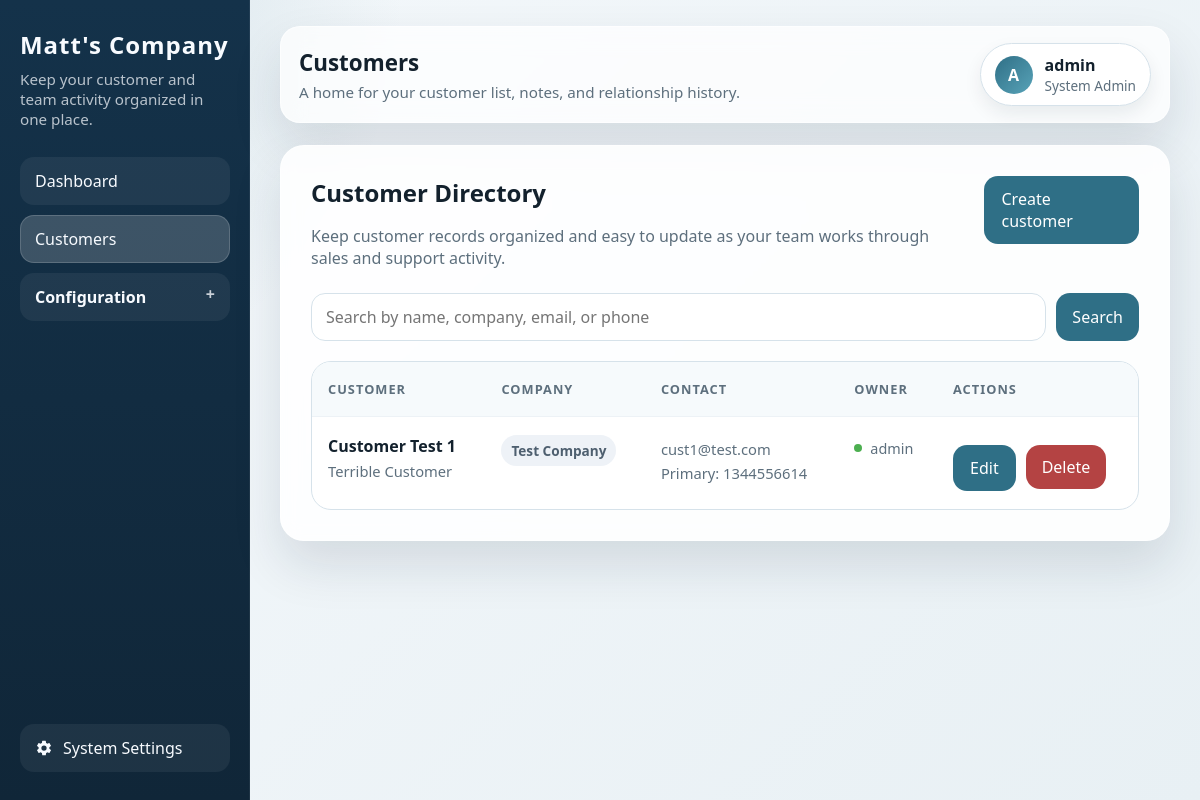
The page /customers/ (signed in) on the database as committed earlier.
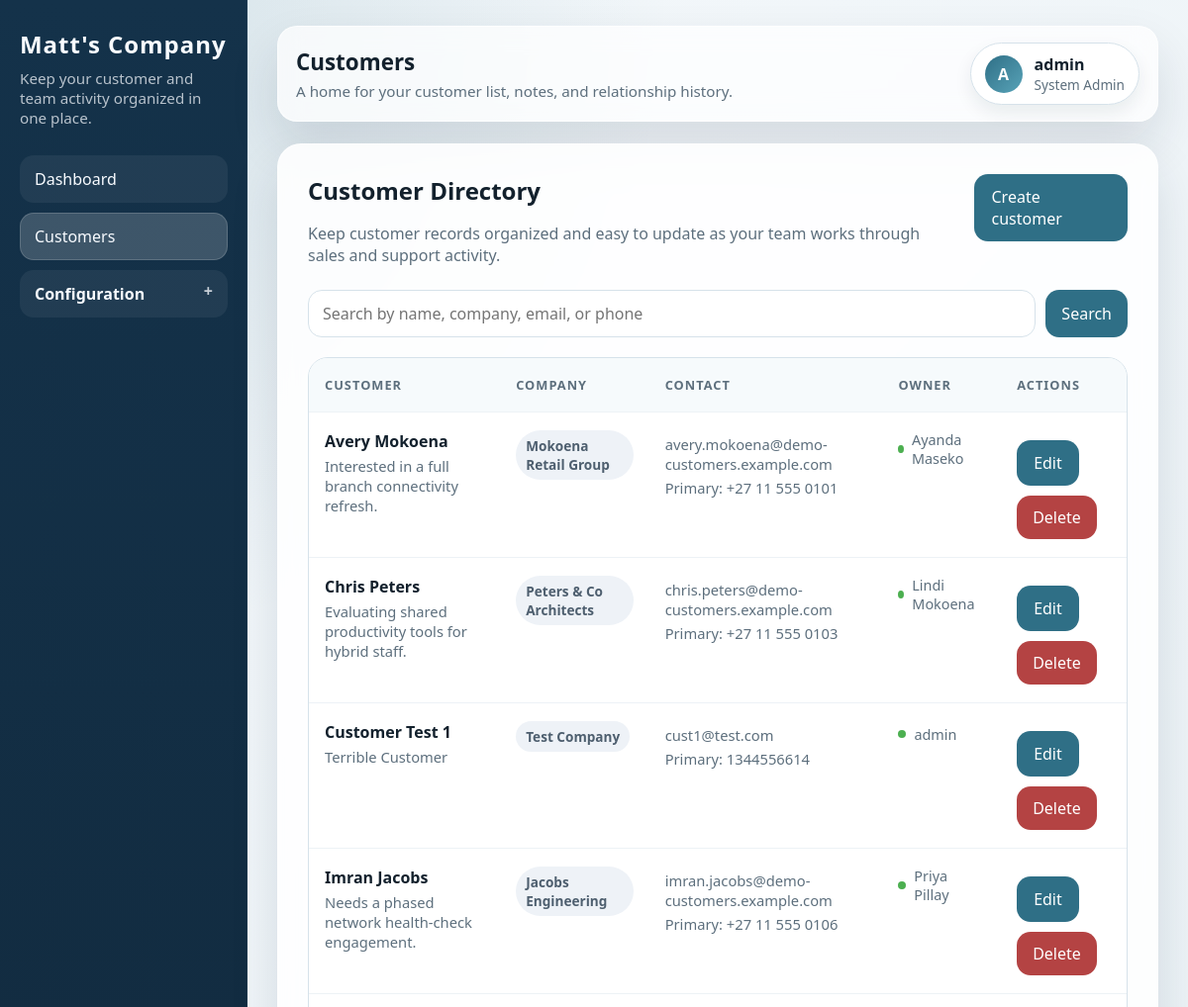
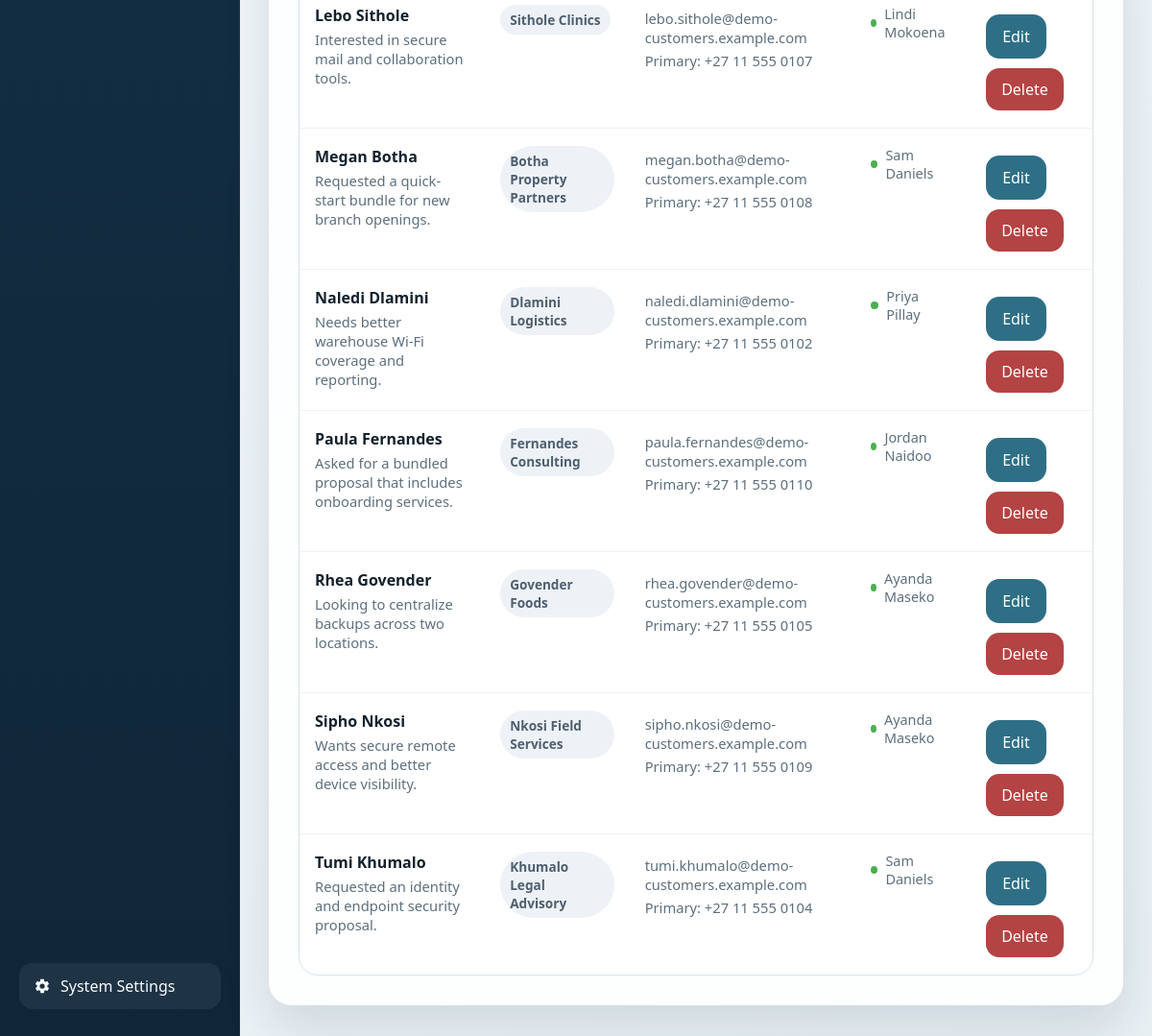
The same page on the database as committed later (2 pictures, top to bottom).
### crm/models/core.py (models this page shows, shortened)
class SystemSettings(models.Model):
    CURRENCY_ZAR = "ZAR"
    CURRENCY_USD = "USD"
    CURRENCY_EUR = "EUR"
    CURRENCY_CHOICES = (
        (CURRENCY_ZAR, "South African Rand (ZAR)"),
        (CURRENCY_USD, "US Dollar (USD)"),
        (CURRENCY_EUR, "Euro (EUR)"),
    )
    company_name = models.CharField(max_length=150, default="My CRM")
    default_currency = models.CharField(
        max_length=3,
        choices=CURRENCY_CHOICES,
        default=CURRENCY_ZAR,
    )
    class Meta:
        verbose_name = "system settings"
        verbose_name_plural = "system settings"
    @classmethod
    def get_solo(cls):
        settings, _ = cls.objects.get_or_create(pk=1)
        return settings

### crm/models/customer.py (models this page shows, shortened)
class Customer(models.Model):
    first_name = models.CharField(max_length=100)
    last_name = models.CharField(max_length=100, blank=True)
    email = models.EmailField(blank=True)
    primary_phone = models.CharField(max_length=30, blank=True)
    secondary_phone = models.CharField(max_length=30, blank=True)
    company = models.CharField(max_length=150, blank=True)
    notes = models.TextField(blank=True)
    owner = models.ForeignKey(
        get_user_model(),
        on_delete=models.SET_NULL,
        null=True,
        blank=True,
        related_name="customers",
    )
    created_at = models.DateTimeField(auto_now_add=True)
    updated_at = models.DateTimeField(auto_now=True)
    class Meta:
        ordering = ("first_name", "last_name", "id")

### crm/views/customers.py (the view, shortened to what this page needs)
# urls.py: path("customers/", customers, name="customers"),
@login_required
def customers(request):
    search_query = request.GET.get("q", "").strip()
    existing_customers = Customer.objects.select_related("owner").all()
    existing_customers = existing_customers.order_by(
        Lower("first_name"),
        Lower("last_name"),
        "id",
    )
    return render(
        request,
        "crm/customers.html",
        {
            "existing_customers": existing_customers,
            "search_query": search_query,
        },
    )

### crm/authz/access.py (called while the page is built)
def can_manage_configuration(user):
    return get_access_level(user) in {ACCESS_LEVEL_ADMIN, ACCESS_LEVEL_SYSTEM_ADMIN}

def get_access_level(user):
    if not getattr(user, "is_authenticated", False):
        return ACCESS_LEVEL_USER
    if user.is_superuser or user.is_staff or user.groups.filter(name=SYSTEM_ADMIN_GROUP).exists():
        return ACCESS_LEVEL_SYSTEM_ADMIN
    if user.groups.filter(name=CRM_ADMIN_GROUP).exists():
        return ACCESS_LEVEL_ADMIN
    return ACCESS_LEVEL_USER

def get_access_level_label(user):
    access_level = get_access_level(user)
    if access_level == ACCESS_LEVEL_SYSTEM_ADMIN:
        return "System Admin"
    if access_level == ACCESS_LEVEL_ADMIN:
        return "Admin"
    return "User"

### crm/context_processors.py (called while the page is built)
def system_settings(request):
    settings = SystemSettings.get_solo()
    return {
        "system_settings": settings,
        "company_name": settings.company_name,
        "default_currency": settings.default_currency,
        "can_manage_configuration": can_manage_configuration(request.user),
        "user_access_level": get_access_level_label(request.user),
    }

### crm/templates/crm/customers.html (shortened to what this page needs)
{% extends "crm/base.html" %}
{% block page_title %}Customers{% endblock %}
{% block page_copy %}A home for your customer list, notes, and relationship history.{% endblock %}
{% block content %}
    <div class="toolbar">
        <div>
            <h2>Customer Directory</h2>
            <p class="meta page-intro">Keep customer records organized and easy to update as your team works through sales and support activity.</p>
        </div>
        <a class="button-link" href="{% url 'create_customer' %}">Create customer</a>
    </div>
    <div class="search-toolbar">
        <form method="get" class="search-form">
            <input
                class="search-input"
                type="search"
                name="q"
                value="{{ search_query }}"
                placeholder="Search by name, company, email, or phone"
            >
            <button class="button" type="submit">Search</button>
        </form>
    </div>
    <div class="data-table-shell">
        {% if existing_customers %}
            <table class="data-table">
                <thead>
                    <tr>
                        <th>Customer</th>
                        <th>Company</th>
                        <th>Contact</th>
                        <th>Owner</th>
                        <th>Actions</th>
                    </tr>
                </thead>
                <tbody>
                    {% for customer in existing_customers %}
                        <tr>
                            <td>
                                <div class="user-name">{{ customer.first_name }}{% if customer.last_name %} {{ customer.last_name }}{% endif %}</div>
                                {% if customer.notes %}
                                    <div class="user-email">{{ customer.notes|truncatechars:90 }}</div>
                                {% endif %}
                            </td>
                            <td>
                                {% if customer.company %}
                                    <span class="role-badge standard">{{ customer.company }}</span>
                                {% else %}
                                    <span class="meta">No company</span>
                                {% endif %}
                            </td>
                            <td>
                                {% if customer.email %}
                                    <div class="user-email">{{ customer.email }}</div>
                                {% endif %}
                                {% if customer.primary_phone %}
                                    <div class="user-email">Primary: {{ customer.primary_phone }}</div>
                                {% endif %}
                            </td>
                            <td>
                                {% if customer.owner %}
                                    <span class="status-pill">{{ customer.owner.get_full_name|default:customer.owner.username }}</span>
                                {% else %}
                                    <span class="meta">Unassigned</span>
                                {% endif %}
                            </td>
                            <td>
                                <div class="button-row">
                                    <a class="button-link" href="{% url 'edit_customer' customer.id %}">Edit</a>
                                    <form method="post" action="{% url 'delete_customer' customer.id %}">
                                        <button class="button danger" type="submit">Delete</button>
                                    </form>
                                </div>
                            </td>
                        </tr>
                    {% endfor %}
                </tbody>
            </table>
        {% else %}
            <div class="empty-state">
                <h3>No customers yet</h3>
                <p>Create your first customer record to start building out the CRM.</p>
            </div>
        {% endif %}
    </div>
{% endblock %}

### crm/templates/crm/base.html (shortened to what this page needs)
{% load static %}
<!DOCTYPE html>
<html lang="en">
<head>
    <link rel="stylesheet" href="{% static 'crm/css/app.css' %}">
</head>
<body>
    <div class="app-shell">
        <aside class="sidebar">
            <h1 class="brand">{{ company_name }}</h1>
            <p class="sidebar-copy">Keep your customer and team activity organized in one place.</p>
            {% with current_url=request.resolver_match.url_name %}
            <nav class="nav" aria-label="Primary">
                <a class="{% if current_url == 'home' %}active{% endif %}" href="{% url 'home' %}">Dashboard</a>
                <a class="{% if current_url == 'customers' or current_url == 'create_customer' or current_url == 'edit_customer' %}active{% endif %}" href="{% url 'customers' %}">Customers</a>
                {% if can_manage_configuration %}
                    <details class="nav-group" >
                        <summary class="nav-group-toggle ">Configuration</summary>
                    </details>
                {% endif %}
            </nav>
            {% if can_manage_configuration %}
                <div class="sidebar-utility">
                    <a class="sidebar-utility-link {% if current_url == 'system_settings' %}active{% endif %}" href="{% url 'system_settings' %}">
                        <span>System Settings</span>
                    </a>
                </div>
            {% endif %}
            {% endwith %}
        </aside>
        <main class="content">
            <header class="topbar">
                <div>
                    <h1 class="topbar-title">{% block page_title %}CRM Workspace{% endblock %}</h1>
                    <p class="topbar-copy">{% block page_copy %}Manage your team, customers, and daily CRM flow.{% endblock %}</p>
                </div>
                <details class="profile-menu">
                    <summary class="profile-toggle">
                        <span class="avatar">{{ request.user.username|first|upper }}</span>
                        <span class="profile-meta">
                        <span class="profile-name">{{ request.user.get_full_name|default:request.user.username }}</span>
                        <span class="profile-role">
                                {{ user_access_level }}
                            </span>
                        </span>
                    </summary>
                </details>
            </header>
            <section class="card">
                {% block content %}{% endblock %}
            </section>
        </main>
    </div>
</body>
</html>

Rows that differ between the two databases and show on the page:
added Customer: first_name "Avery", last_name "Mokoena", notes "Interested in a full branch connectivity refresh.", company "Mokoena Retail Group", email "avery.mokoena@demo-customers.example.com", primary_phone "+27 11 555 0101", owner.get_full_name "Ayanda Maseko"
added Customer: first_name "Chris", last_name "Peters", notes "Evaluating shared productivity tools for hybrid staff.", company "Peters & Co Architects", email "chris.peters@demo-customers.example.com", primary_phone "+27 11 555 0103", owner.get_full_name "Lindi Mokoena"
added Customer: first_name "Imran", last_name "Jacobs", notes "Needs a phased network health-check engagement.", company "Jacobs Engineering", email "imran.jacobs@demo-customers.example.com", primary_phone "+27 11 555 0106", owner.get_full_name "Priya Pillay"
added Customer: first_name "Lebo", last_name "Sithole", notes "Interested in secure mail and collaboration tools.", company "Sithole Clinics", email "lebo.sithole@demo-customers.example.com", primary_phone "+27 11 555 0107", owner.get_full_name "Lindi Mokoena"
added Customer: first_name "Megan", last_name "Botha", notes "Requested a quick-start bundle for new branch openings.", company "Botha Property Partners", email "megan.botha@demo-customers.example.com", primary_phone "+27 11 555 0108", owner.get_full_name "Sam Daniels"
added Customer: first_name "Naledi", last_name "Dlamini", notes "Needs better warehouse Wi-Fi coverage and reporting.", company "Dlamini Logistics", email "naledi.dlamini@demo-customers.example.com", primary_phone "+27 11 555 0102", owner.get_full_name "Priya Pillay"
added Customer: first_name "Paula", last_name "Fernandes", notes "Asked for a bundled proposal that includes onboarding services.", company "Fernandes Consulting", email "paula.fernandes@demo-customers.example.com", primary_phone "+27 11 555 0110", owner.get_full_name "Jordan Naidoo"
added Customer: first_name "Rhea", last_name "Govender", notes "Looking to centralize backups across two locations.", company "Govender Foods", email "rhea.govender@demo-customers.example.com", primary_phone "+27 11 555 0105", owner.get_full_name "Ayanda Maseko"
added Customer: first_name "Sipho", last_name "Nkosi", notes "Wants secure remote access and better device visibility.", company "Nkosi Field Services", email "sipho.nkosi@demo-customers.example.com", primary_phone "+27 11 555 0109", owner.get_full_name "Ayanda Maseko"
added Customer: first_name "Tumi", last_name "Khumalo", notes "Requested an identity and endpoint security proposal.", company "Khumalo Legal Advisory", email "tumi.khumalo@demo-customers.example.com", primary_phone "+27 11 555 0104", owner.get_full_name "Sam Daniels"
